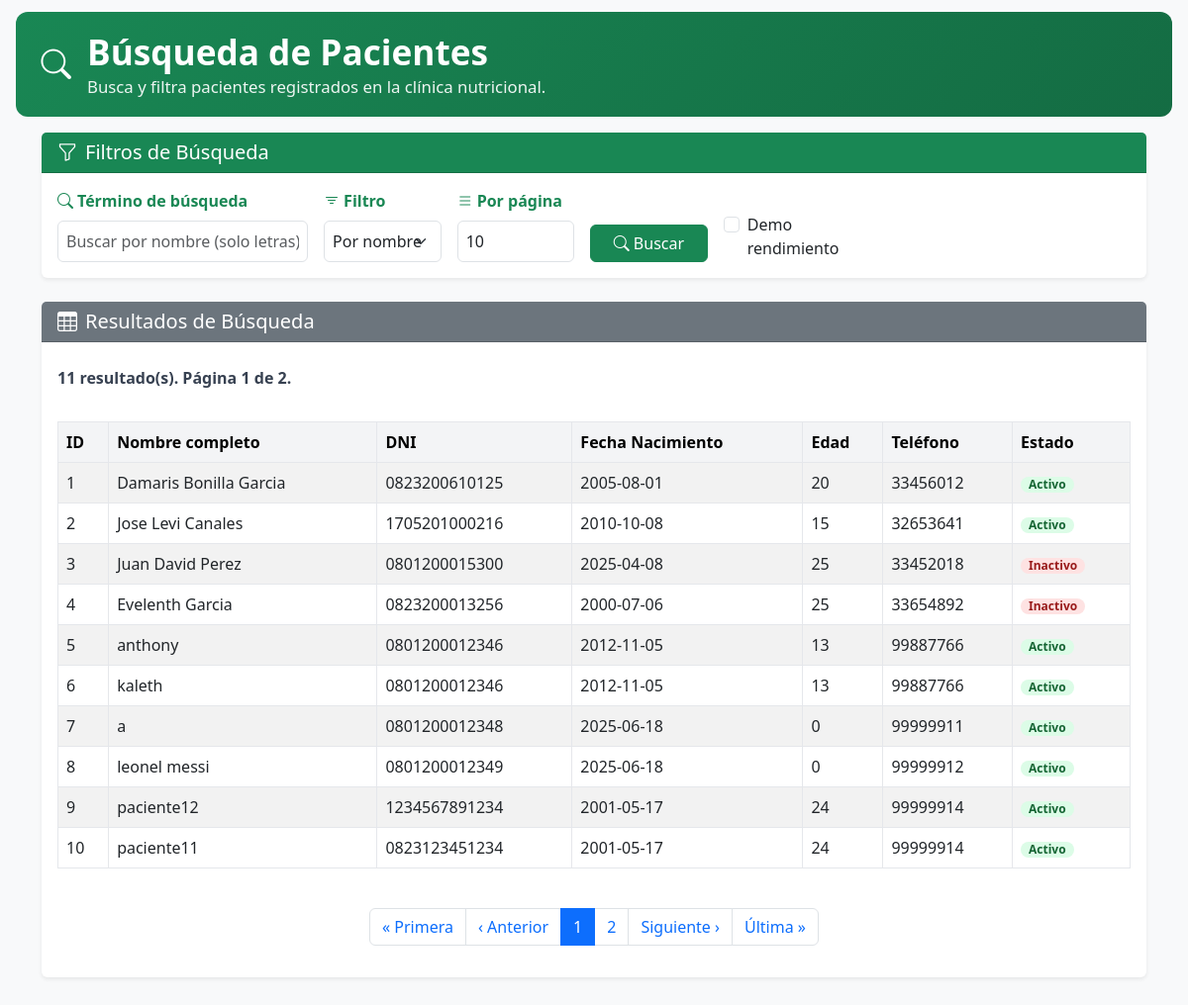
Before: /Busqueda_avanzada.php with the older database file.
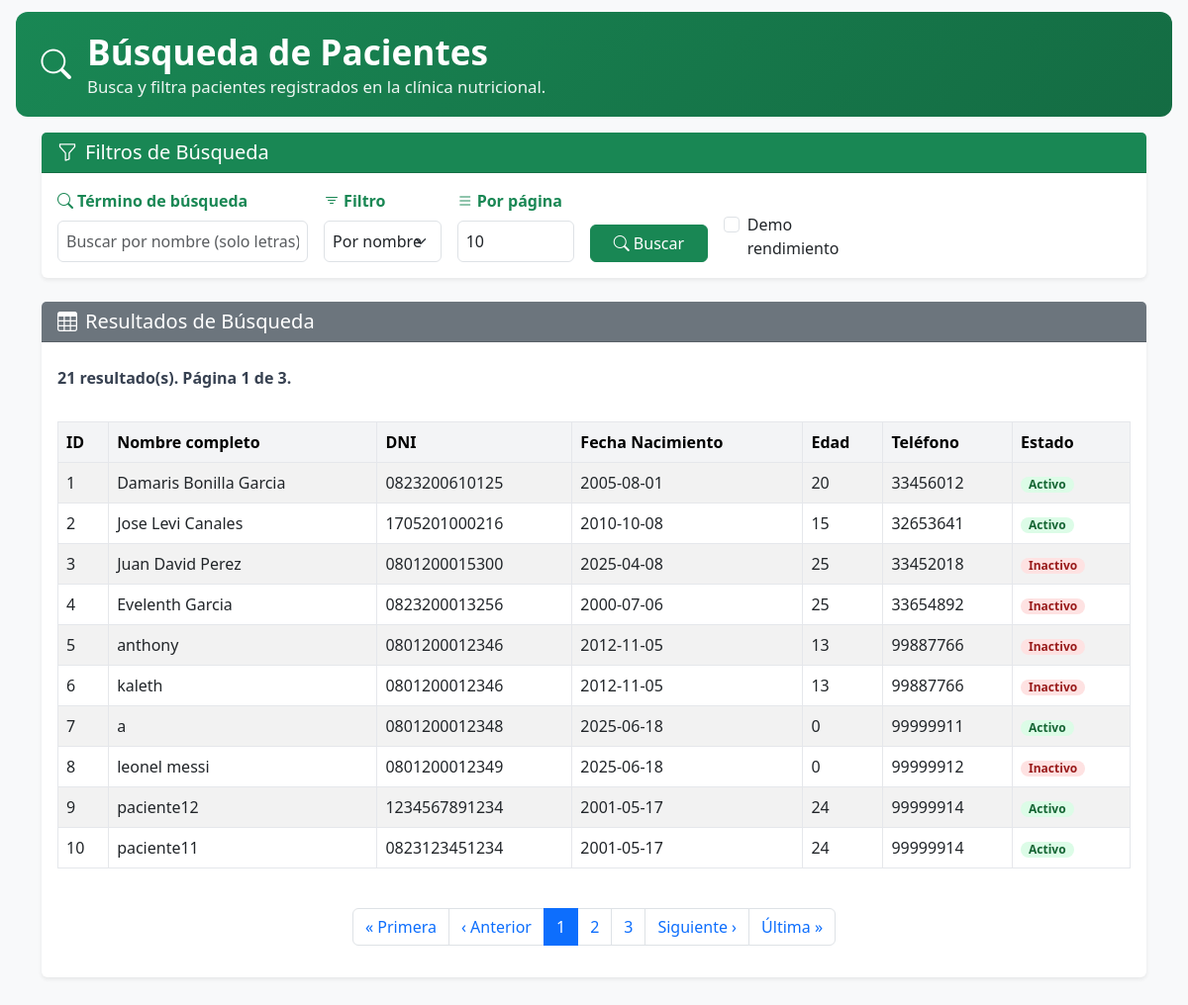
After: the same page with the newer database file.
### tables this page shows
CREATE TABLE `pacientes` (
  `id_pacientes` int(11) NOT NULL,
  `id_usuarios` int(11) NOT NULL,
  `nombre_completo` varchar(100) DEFAULT NULL,
  `sexo` enum('M','F') NOT NULL DEFAULT 'M',
  `referencia_medica` varchar(255) DEFAULT NULL,
  `DNI` varchar(20) DEFAULT NULL,
  `fecha_nacimiento` date DEFAULT NULL,
  `edad` int(11) DEFAULT NULL,
  `telefono` varchar(20) DEFAULT NULL,
  `estado` enum('Activo','Inactivo') NOT NULL DEFAULT 'Activo'
);

### Busqueda_avanzada.php (the view, shortened to what the changed rows need)
<?php
require_once __DIR__ . '/db_connection.php';
$ITEMS_POR_PAGINA_DEFAULT = 10;
$ITEMS_POR_PAGINA_MAX = 100;
$termino = isset($_GET['q']) ? trim($_GET['q']) : '';
$page    = isset($_GET['page']) ? max(1, (int)$_GET['page']) : 1;
$perPage = isset($_GET['perPage']) ? (int)$_GET['perPage'] : $ITEMS_POR_PAGINA_DEFAULT;
$perPage = $perPage > 0 ? min($perPage, $ITEMS_POR_PAGINA_MAX) : $ITEMS_POR_PAGINA_DEFAULT;
$errores = [];
$resultados = [];
$totalRegistros = 0;
$totalPaginas = 0;
$offset = ($page - 1) * $perPage;
$where = '1=1';
$params = [];
$types  = '';
$selectCampos = 'p.id_pacientes, p.nombre_completo, p.dni, p.fecha_nacimiento, p.edad, p.telefono, p.estado';
$sqlCount = "SELECT COUNT(*) AS total FROM pacientes p WHERE $where";
$stmtCount = $conexion->prepare($sqlCount);
if ($stmtCount === false) {
    $errores[] = 'Error preparando consulta COUNT: ' . $conexion->error;
} else {
    if ($stmtCount->execute()) {
        $resCount = $stmtCount->get_result();
        if ($resCount) {
            $row = $resCount->fetch_assoc();
            $totalRegistros = (int)($row['total'] ?? 0);
        }
    } else {
        $errores[] = 'Error ejecutando COUNT: ' . $stmtCount->error;
    }
}
if ($totalRegistros > 0) {
    $totalPaginas = (int)ceil($totalRegistros / $perPage);
    $sql = "SELECT $selectCampos FROM pacientes p WHERE $where ORDER BY p.id_pacientes ASC LIMIT ? OFFSET ?";
    $stmt = $conexion->prepare($sql);
    if ($stmt === false) {
        $errores[] = 'Error preparando consulta de resultados: ' . $conexion->error;
    } else {
        $typesWithLimit = $types . 'ii';
        $paramsWithLimit = $params;
        $paramsWithLimit[] = $perPage;
        $paramsWithLimit[] = $offset;
        $stmt->bind_param($typesWithLimit, ...$paramsWithLimit);
        if ($stmt->execute()) {
            $res = $stmt->get_result();
            while ($fila = $res->fetch_assoc()) {
                $resultados[] = $fila;
            }
        } else {
            $errores[] = 'Error ejecutando consulta de resultados: ' . $stmt->error;
        }
    }
}
function qs(array $data): string {
    return http_build_query(array_merge([
        'q' => isset($_GET['q']) ? $_GET['q'] : '',
        'filtro' => isset($_GET['filtro']) ? $_GET['filtro'] : 'nombre',
        'perPage' => isset($_GET['perPage']) ? $_GET['perPage'] : 10,
    ], $data));
}
?>
<!DOCTYPE html>
<html lang="es">
<head>
    <link href="https://cdn.jsdelivr.net/npm/bootstrap@5.3.0/dist/css/bootstrap.min.css" rel="stylesheet">
    <link rel="stylesheet" href="https://cdn.jsdelivr.net/npm/bootstrap-icons@1.10.0/font/bootstrap-icons.css">
</head>
<body>
    <div class="header-section d-flex align-items-center gap-3">
        <div>
            <h1>Búsqueda de Pacientes</h1>
        </div>
    </div>
    <div class="container mb-5">
        <div class="card mt-4">
            <div class="card-body">
                <div class="resumen mb-3">
                    <strong><?= $totalRegistros ?> resultado(s). Página <?= (int)$page ?> de <?= max(1, (int)$totalPaginas) ?>.</strong>
                </div>
                <?php if (!empty($resultados)): ?>
                    <div class="table-responsive">
                        <table class="table table-striped tabla-resultados enhance-table external-filter" data-external-filter="#q">
                            <thead class="table-light" style="color: #000000;">
                                <tr>
                                    <th>ID</th>
                                    <th>Nombre completo</th>
                                    <th>DNI</th>
                                    <th>Fecha Nacimiento</th>
                                    <th>Edad</th>
                                    <th>Teléfono</th>
                                    <th>Estado</th>
                                </tr>
                            </thead>
                            <tbody>
                                <?php foreach ($resultados as $pac): ?>
                                    <tr>
                                        <td><?= (int)$pac['id_pacientes'] ?></td>
                                        <td><?= htmlspecialchars($pac['nombre_completo'] ?? '', ENT_QUOTES, 'UTF-8') ?></td>
                                        <td><?= htmlspecialchars($pac['dni'] ?? '', ENT_QUOTES, 'UTF-8') ?></td>
                                        <td><?= htmlspecialchars($pac['fecha_nacimiento'] ?? '', ENT_QUOTES, 'UTF-8') ?></td>
                                        <td><?= htmlspecialchars((string)($pac['edad'] ?? ''), ENT_QUOTES, 'UTF-8') ?></td>
                                        <td><?= htmlspecialchars($pac['telefono'] ?? '', ENT_QUOTES, 'UTF-8') ?></td>
                                        <td><span class="badge <?= strtolower($pac['estado'] ?? '') ?>"><?= htmlspecialchars($pac['estado'] ?? '', ENT_QUOTES, 'UTF-8') ?></span></td>
                                    </tr>
                                <?php endforeach; ?>
                            </tbody>
                        </table>
                    </div>
                <?php elseif ($termino !== '' && empty($errores)): ?>
                    <div class="alert alert-warning" role="alert">
                        <i class="bi bi-exclamation-triangle-fill me-2"></i>No se encontraron resultados para el término de búsqueda.
                    </div>
                <?php else: ?>
                    <div class="alert alert-info" role="alert">
                        <i class="bi bi-info-circle-fill me-2"></i>Ingresa un término de búsqueda para comenzar.
                    </div>
                <?php endif; ?>
                <?php if ($totalPaginas > 1): ?>
                    <nav aria-label="Paginación de resultados">
                        <ul class="pagination justify-content-center mt-4">
                            <?php
                            $window = 3;
                            $start = max(1, $page - $window);
                            $end = min($totalPaginas, $page + $window);
                            ?>
                            <?php for ($i = $start; $i <= $end; $i++): ?>
                                <li class="page-item <?= ($i === $page) ? 'active' : '' ?>">
                                    <?php if ($i === $page): ?>
                                        <span class="page-link"><?= $i ?></span>
                                    <?php else: ?>
                                        <a class="page-link" href="?<?= qs(['page' => $i]) ?>"><?= $i ?></a>
                                    <?php endif; ?>
                                </li>
                            <?php endfor; ?>
                        </ul>
                    </nav>
                <?php endif; ?>
            </div>
        </div>
    </div>
</body>
</html>

Changed rows visible on the page:
changed pacientes "anthony": estado "Activo" → "Inactivo"
changed pacientes "kaleth": estado "Activo" → "Inactivo"
changed pacientes "leonel messi": estado "Activo" → "Inactivo"
Other visible differences:
$totalRegistros: "11" → "21"
max(1, (int)$totalPaginas): "2" → "3"
new list line: "3"
